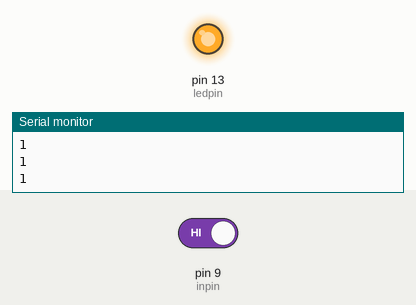
Bench run of a sketch on a simulated Arduino Uno, built with avr-gcc and run on an emulated ATmega328P. Shown: output pins drawn as LEDs (lit = HIGH), the last lines printed to the serial monitor. The inputs (shaded band) are chosen by the test bench; at power-on: pin 9 (inpin) HIGH.

Above: at 1.2 s.
1.3 s: pin 9 (inpin) driven LOW
At 2.2 s:
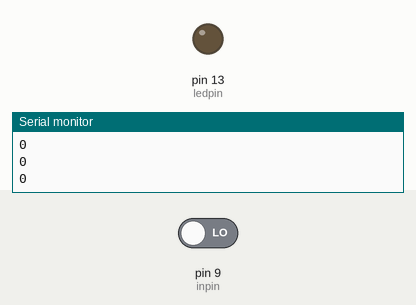
2.9 s: pin 9 (inpin) driven HIGH
At 3.5 s:
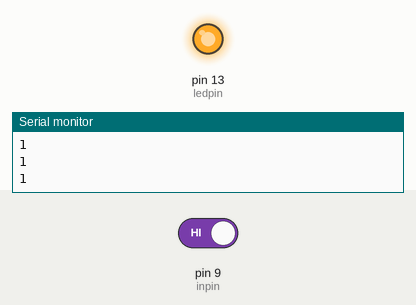
Timing chart, 0 to 5.9 s (numbered marks = the images above; inputs shaded):
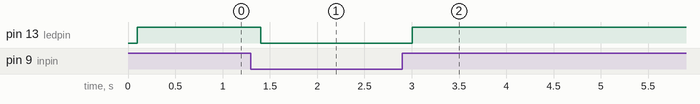

Measured:
- after the input at 1.3 s, pin 13 (ledpin): HIGH → LOW after 0.10 s
- after the input at 2.9 s, pin 13 (ledpin): LOW → HIGH after 0.10 s

The sketch:

waterlevelsensor.ino
```cpp
int ledpin = 13; // initialize pin 13
int inpin = 9; // initialize pin 7
int val;// define val
void setup()
{
  Serial.begin(9600);
  pinMode(ledpin, OUTPUT); // set LED pin as “output”
  pinMode(inpin, INPUT); // set button pin as “input”
}
void loop()
{
  val = digitalRead(inpin); // read the level value of pin 7 and assign if to val
  Serial.println(val); // print the data from the sensor
  delay(100);
  if (val == LOW) // check if the button is pressed, if yes, turn on the LED
  {
    digitalWrite(ledpin, LOW);
  }
  else
  {
    digitalWrite(ledpin, HIGH);
  }
}
```
